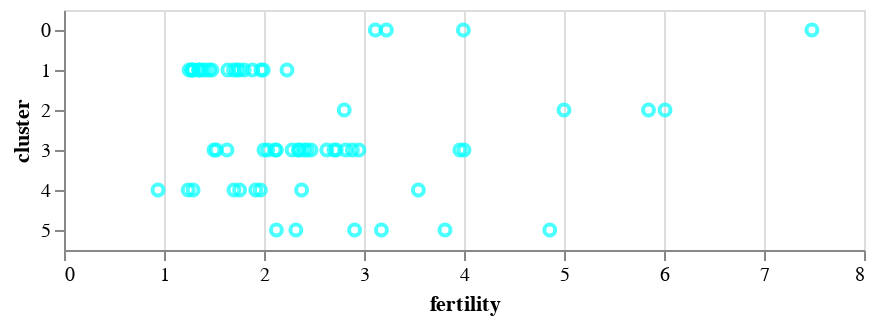

Notebook cell for this chart:
### Code cell
alt.Chart(df2k).mark_point(color="aqua").encode(
    alt.X("fertility"),
    alt.Y("cluster:O") #Ordinal
)

### Figure 1 — Vega-Lite specification as saved in the notebook (floating-point values rounded to 4 significant figures)
{"$schema": "https://vega.github.io/schema/vega-lite/v4.8.1.json", "config": {"view": {"continuousHeight": 300, "continuousWidth": 400}}, "data": {"name": "data-fdeb0b749a6385830bd1445d39ad6ea0"}, "datasets": {"data-fdeb0b749a6385830bd1445d39ad6ea0": [{"cluster": 0, "country": "Afghanistan", "fertility": 7.479, "life_expect": 42.13, "pop": 23898198, "year": 2000}, {"cluster": 3, "country": "Argentina", "fertility": 2.35, "life_expect": 74.34, "pop": 37497728, "year": 2000}, {"cluster": 3, "country": "Aruba", "fertility": 2.124, "life_expect": 73.45, "pop": 69539, "year": 2000}, {"cluster": 4, "country": "Australia", "fertility": 1.756, "life_expect": 80.37, "pop": 19164620, "year": 2000}, {"cluster": 1, "country": "Austria", "fertility": 1.382, "life_expect": 78.98, "pop": 8113413, "year": 2000}, {"cluster": 3, "country": "Bahamas", "fertility": 2.111, "life_expect": 71.07, "pop": 290075, "year": 2000}, {"cluster": 0, "country": "Bangladesh", "fertility": 3.224, "life_expect": 62.01, "pop": 130406594, "year": 2000}, {"cluster": 3, "country": "Barbados", "fertility": 1.5, "life_expect": 75.97, "pop": 273483, "year": 2000}, {"cluster": 1, "country": "Belgium", "fertility": 1.638, "life_expect": 78.32, "pop": 10263618, "year": 2000}, {"cluster": 3, "country": "Bolivia", "fertility": 3.958, "life_expect": 63.88, "pop": 8152620, "year": 2000}, {"cluster": 3, "country": "Brazil", "fertility": 2.345, "life_expect": 71.01, "pop": 175552771, "year": 2000}, {"cluster": 3, "country": "Canada", "fertility": 1.522, "life_expect": 79.77, "pop": 31278097, "year": 2000}, {"cluster": 3, "country": "Chile", "fertility": 2, "life_expect": 77.86, "pop": 15153450, "year": 2000}, {"cluster": 4, "country": "China", "fertility": 1.7, "life_expect": 72.03, "pop": 1262645000, "year": 2000}, {"cluster": 3, "country": "Colombia", "fertility": 2.47, "life_expect": 71.68, "pop": 39685655, "year": 2000}, {"cluster": 3, "country": "Costa Rica", "fertility": 2.281, "life_expect": 78.12, "pop": 3710558, "year": 2000}, {"cluster": 1, "country": "Croatia", "fertility": 1.348, "life_expect": 74.88, "pop": 4410830, "year": 2000}, {"cluster": 3, "country": "Cuba", "fertility": 1.63, "life_expect": 77.16, "pop": 11134273, "year": 2000}, {"cluster": 3, "country": "Dominican Republic", "fertility": 2.95, "life_expect": 70.85, "pop": 8385828, "year": 2000}, {"cluster": 3, "country": "Ecuador", "fertility": 2.817, "life_expect": 74.17, "pop": 12505204, "year": 2000}, {"cluster": 5, "country": "Egypt", "fertility": 3.174, "life_expect": 69.81, "pop": 70492342, "year": 2000}, {"cluster": 3, "country": "El Salvador", "fertility": 2.883, "life_expect": 70.73, "pop": 6122515, "year": 2000}, {"cluster": 1, "country": "Finland", "fertility": 1.754, "life_expect": 78.37, "pop": 5168595, "year": 2000}, {"cluster": 1, "country": "France", "fertility": 1.883, "life_expect": 79.59, "pop": 59381628, "year": 2000}, {"cluster": 1, "country": "Georgia", "fertility": 1.478, "life_expect": 70.48, "pop": 4777209, "year": 2000}, {"cluster": 1, "country": "Germany", "fertility": 1.346, "life_expect": 78.67, "pop": 82187909, "year": 2000}, {"cluster": 1, "country": "Greece", "fertility": 1.277, "life_expect": 78.26, "pop": 10559110, "year": 2000}, {"cluster": 3, "country": "Grenada", "fertility": 2.429, "life_expect": 67.75, "pop": 89312, "year": 2000}, {"cluster": 3, "country": "Haiti", "fertility": 4, "life_expect": 58.14, "pop": 7306302, "year": 2000}, {"cluster": 4, "country": "Hong Kong", "fertility": 0.94, "life_expect": 81.5, "pop": 6658720, "year": 2000}, {"cluster": 1, "country": "Iceland", "fertility": 1.993, "life_expect": 80.5, "pop": 281043, "year": 2000}, {"cluster": 0, "country": "India", "fertility": 3.113, "life_expect": 62.88, "pop": 1007702000, "year": 2000}, {"cluster": 4, "country": "Indonesia", "fertility": 2.376, "life_expect": 68.59, "pop": 206265000, "year": 2000}, {"cluster": 5, "country": "Iran", "fertility": 2.124, "life_expect": 69.45, "pop": 65660289, "year": 2000}, {"cluster": 5, "country": "Iraq", "fertility": 4.858, "life_expect": 57.05, "pop": 22675617, "year": 2000}, {"cluster": 1, "country": "Ireland", "fertility": 1.969, "life_expect": 77.78, "pop": 3791690, "year": 2000}, {"cluster": 5, "country": "Israel", "fertility": 2.906, "life_expect": 79.7, "pop": 5842454, "year": 2000}, {"cluster": 1, "country": "Italy", "fertility": 1.286, "life_expect": 80.24, "pop": 57719337, "year": 2000}, {"cluster": 3, "country": "Jamaica", "fertility": 2.628, "life_expect": 72.05, "pop": 2615467, "year": 2000}, {"cluster": 4, "country": "Japan", "fertility": 1.291, "life_expect": 82, "pop": 126699784, "year": 2000}, {"cluster": 2, "country": "Kenya", "fertility": 5, "life_expect": 50.99, "pop": 29985839, "year": 2000}, {"cluster": 4, "country": "South Korea", "fertility": 1.917, "life_expect": 66.66, "pop": 21647682, "year": 2000}, {"cluster": 4, "country": "North Korea", "fertility": 1.242, "life_expect": 77.05, "pop": 47351083, "year": 2000}, {"cluster": 5, "country": "Lebanon", "fertility": 2.319, "life_expect": 71.03, "pop": 3578036, "year": 2000}, {"cluster": 3, "country": "Mexico", "fertility": 2.401, "life_expect": 74.9, "pop": 99926620, "year": 2000}, {"cluster": 1, "country": "Netherlands", "fertility": 1.726, "life_expect": 78.53, "pop": 15907853, "year": 2000}, {"cluster": 4, "country": "New Zealand", "fertility": 1.964, "life_expect": 79.11, "pop": 3819762, "year": 2000}, {"cluster": 2, "country": "Nigeria", "fertility": 5.845, "life_expect": 46.61, "pop": 114306700, "year": 2000}, {"cluster": 1, "country": "Norway", "fertility": 1.801, "life_expect": 79.05, "pop": 4492400, "year": 2000}, {"cluster": 0, "country": "Pakistan", "fertility": 3.994, "life_expect": 63.61, "pop": 146342958, "year": 2000}, {"cluster": 3, "country": "Peru", "fertility": 2.7, "life_expect": 69.91, "pop": 25979722, "year": 2000}, {"cluster": 4, "country": "Philippines", "fertility": 3.544, "life_expect": 70.3, "pop": 79739825, "year": 2000}, {"cluster": 1, "country": "Poland", "fertility": 1.251, "life_expect": 74.67, "pop": 38654164, "year": 2000}, {"cluster": 1, "country": "Portugal", "fertility": 1.454, "life_expect": 77.29, "pop": 10335597, "year": 2000}, {"cluster": 2, "country": "Rwanda", "fertility": 6.01, "life_expect": 43.41, "pop": 7507056, "year": 2000}, {"cluster": 5, "country": "Saudi Arabia", "fertility": 3.81, "life_expect": 71.63, "pop": 23153090, "year": 2000}, {"cluster": 2, "country": "South Africa", "fertility": 2.802, "life_expect": 53.37, "pop": 44066197, "year": 2000}, {"cluster": 1, "country": "Spain", "fertility": 1.287, "life_expect": 79.78, "pop": 40016081, "year": 2000}, {"cluster": 1, "country": "Switzerland", "fertility": 1.415, "life_expect": 80.62, "pop": 7266920, "year": 2000}, {"cluster": 1, "country": "Turkey", "fertility": 2.23, "life_expect": 70.84, "pop": 65666677, "year": 2000}, {"cluster": 1, "country": "United Kingdom", "fertility": 1.695, "life_expect": 78.47, "pop": 59522468, "year": 2000}, {"cluster": 3, "country": "United States", "fertility": 2.038, "life_expect": 77.31, "pop": 282338631, "year": 2000}, {"cluster": 3, "country": "Venezuela", "fertility": 2.723, "life_expect": 72.77, "pop": 23542649, "year": 2000}]}, "encoding": {"x": {"field": "fertility", "type": "quantitative"}, "y": {"field": "cluster", "type": "ordinal"}}, "mark": {"color": "aqua", "type": "point"}}
